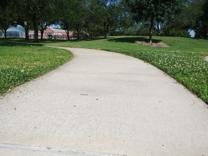
%> input picture sidewalk_pics/aquatic_1.jpg, 208 x 156 px
$ octave --eval "result = canny_info(imread('sidewalk_pics/aquatic_1.jpg'));"   (GNU Octave 9; MATLAB toolbox functions it lacks are replaced by stand-ins)
%> lines starting %> are read from the running program, lines starting %| are printed output that depends on the picture
% my own implementation of Canny edge detector
% based on: http://justin-liang.com/tutorials/canny/

%out_img = final filtered image
%G_mag = magnitude gradient
%G_ang = angle gradient
function [G_mag, G_ang] = canny_info(img)
    sigma = 0.5;
    gauss_img = imgaussfilt(img, sigma, 'filtersize', 5);
    G_y =  fspecial('sobel');
    G_x = G_y';
    x_conv = double(imfilter(gauss_img, G_x))/255;
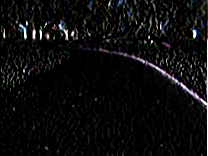
%> x_conv: size 156x208x3 double; mean R, G, B 0.0484, 0.048, 0.0495
    y_conv = double(imfilter(gauss_img, G_y))/255;
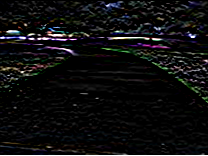
%> y_conv: size 156x208x3 double; mean R, G, B 0.0558, 0.056, 0.0584
    G_mag = hypot(x_conv, y_conv);
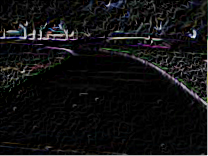
%> G_mag: size 156x208x3 double; mean R, G, B 0.0959, 0.0956, 0.0992; drawn with min black and max white
    G_ang = atan(y_conv./x_conv);
%> G_ang: size 156x208x3 double; 28.3% of the values are NaN or infinite; the others: min 0, max 1.57, mean 0.784
    imshow(G_mag);
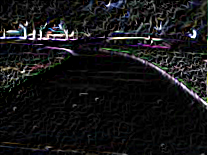
%> displayed picture: size 156x208x3, on the screen's scale of 0 to 255; mean R, G, B 24.4, 24.3, 25.2
    figure; imshow(G_ang);
%> after `imshow(G_ang)`:
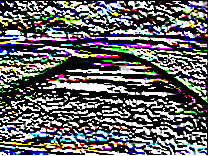
%> displayed picture: size 156x208x3, on the screen's scale of 0 to 255; mean R, G, B 100.8, 100.9, 102.2
end

$ run again, on sidewalk_pics/aquatic_2.jpg
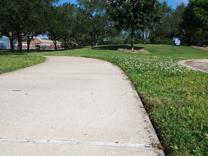
%> input picture sidewalk_pics/aquatic_2.jpg, 208 x 156 px
%> in canny_info, `G_mag = hypot(x_conv, y_conv);`:
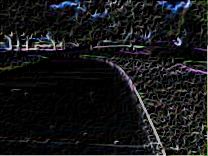
%> G_mag: size 156x208x3 double; mean R, G, B 0.127, 0.13, 0.138; drawn with min black and max white
%> G_ang: size 156x208x3 double; 27.24% of the values are NaN or infinite; the others: min 0, max 1.57, mean 0.803
%> in canny_info, `imshow(G_ang)`:
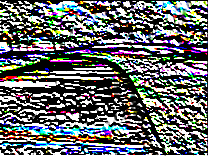
%> displayed picture: size 156x208x3, on the screen's scale of 0 to 255; mean R, G, B 103.1, 105.5, 106.6

$ run again, on sidewalk_pics/aquatic_3.jpg
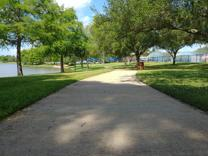
%> input picture sidewalk_pics/aquatic_3.jpg, 208 x 156 px
%> in canny_info, `G_mag = hypot(x_conv, y_conv);`:
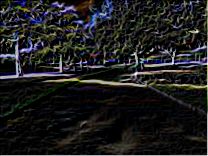
%> G_mag: size 156x208x3 double; mean R, G, B 0.167, 0.168, 0.169; drawn with min black and max white
%> G_ang: size 156x208x3 double; 24.52% of the values are NaN or infinite; the others: min 0, max 1.57, mean 0.879
%> in canny_info, `imshow(G_ang)`:
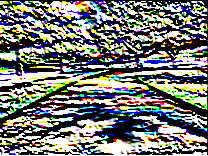
%> displayed picture: size 156x208x3, on the screen's scale of 0 to 255; mean R, G, B 120.1, 122.9, 117.4

$ run again, on sidewalk_pics/play_1.jpg
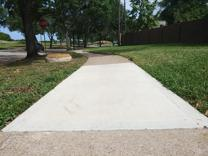
%> input picture sidewalk_pics/play_1.jpg, 208 x 156 px
%> in canny_info, `G_mag = hypot(x_conv, y_conv);`:
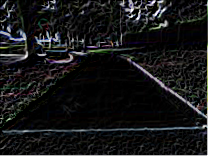
%> G_mag: size 156x208x3 double; mean R, G, B 0.124, 0.126, 0.131; drawn with min black and max white
%> G_ang: size 156x208x3 double; 27.23% of the values are NaN or infinite; the others: min 0, max 1.57, mean 0.837
%> in canny_info, `imshow(G_ang)`:
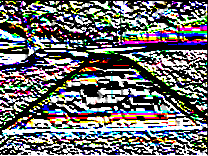
%> displayed picture: size 156x208x3, on the screen's scale of 0 to 255; mean R, G, B 109.6, 110, 111
